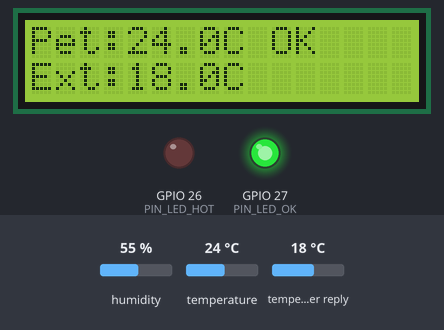
This sketch was run on a simulated ESP32. Parts: 16×2 character LCD, output pins drawn as LEDs (lit = HIGH). The test bench sets the inputs (shaded band); at power-on: temperature 24 °C, humidity 55 %, temperature in the weather reply 18 °C. WiFi joins after 1.5 s; servers stay silent unless stated; web services answer with replies made up by the test bench; what the sketch prints to the serial monitor is not drawn.

Above: at 3.0 s.
3.1 s: temperature set to 18.6 °C
At 5.9 s:
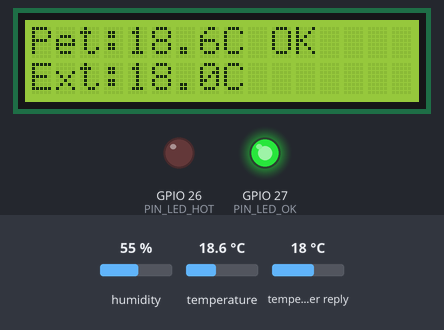
6.5 s: temperature set to 17.4 °C
At 10.9 s:
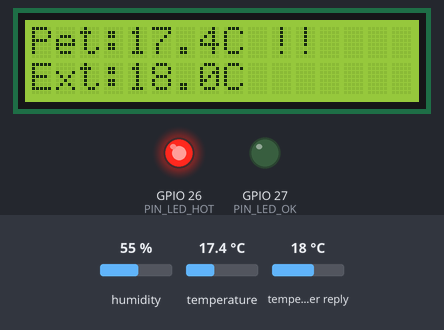
11.5 s: temperature set to 12 °C
At 16.0 s:
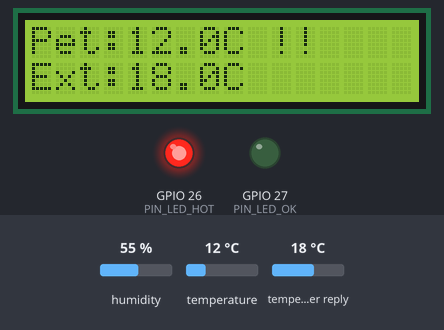
Timing chart, 0 to 17.5 s (numbered marks = the images above; inputs shaded):
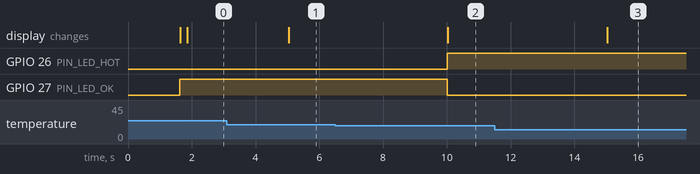

The sketch:

LifePet-GS.ino
```cpp
#include <WiFi.h>
#include <WebServer.h>
#include <HTTPClient.h>
#include <ArduinoJson.h>
#include <DHTesp.h>
#include <LiquidCrystal_I2C.h>

#define WIFI_SSID     "Wokwi-GUEST"
#define WIFI_PASSWORD ""
#define WIFI_CHANNEL  6

#define PIN_DHT      18
#define PIN_LED_HOT  26
#define PIN_LED_OK   27

const float TEMP_MIN = 18.0;
const float TEMP_MAX = 26.0;

const char* WEATHER_URL =
  "https://api.open-meteo.com/v1/forecast"
  "?latitude=-23.5489&longitude=-46.6388"
  "&current=temperature_2m,relativehumidity_2m";

WebServer server(80);
DHTesp dht;
LiquidCrystal_I2C lcd(0x27, 16, 2);

unsigned long ultimaLeituraLocal  = 0;
unsigned long ultimaLeituraExterna = 0;
const unsigned long INTERVALO_LOCAL   = 5000;
const unsigned long INTERVALO_EXTERNO = 30000;

float tempLocal  = 0.0;
float umidLocal  = 0.0;
bool  confortavel = false;

float tempExterna = 0.0;
float umidExterna = 0.0;
bool  dadosExternosOk = false;

const int MAX_HISTORICO = 10;
struct Leitura {
  float temp;
  float umid;
  bool  ok;
};
Leitura historico[MAX_HISTORICO];
int totalLeituras = 0;

String boolStr(bool v) {
  return v ? "true" : "false";
}

void atualizarLCD() {
  lcd.clear();
  lcd.setCursor(0, 0);
  lcd.print("Pet:");
  lcd.print(tempLocal, 1);
  lcd.print("C ");
  lcd.print(confortavel ? "OK" : "!!");
  lcd.setCursor(0, 1);
  lcd.print("Ext:");
  lcd.print(tempExterna, 1);
  lcd.print("C");
}

void lerSensorLocal() {
  TempAndHumidity dados = dht.getTempAndHumidity();

  if (isnan(dados.temperature) || isnan(dados.humidity)) {
    Serial.println("Falha na leitura do sensor local");
    return;
  }

  tempLocal  = dados.temperature;
  umidLocal  = dados.humidity;
  confortavel = (tempLocal >= TEMP_MIN && tempLocal <= TEMP_MAX);

  digitalWrite(PIN_LED_HOT, confortavel ? LOW : HIGH);
  digitalWrite(PIN_LED_OK,  confortavel ? HIGH : LOW);

  int idx = totalLeituras % MAX_HISTORICO;
  historico[idx] = { tempLocal, umidLocal, confortavel };
  totalLeituras++;

  atualizarLCD();

  Serial.print("Local | Temp: ");
  Serial.print(tempLocal, 1);
  Serial.print("C | Umid: ");
  Serial.print(umidLocal, 0);
  Serial.print("% | Status: ");
  Serial.println(confortavel ? "OK" : "ALERTA");
}

void buscarClimaExterno() {
  if (WiFi.status() != WL_CONNECTED) return;

  HTTPClient http;
  http.begin(WEATHER_URL);

  int code = http.GET();

  if (code != 200) {
    Serial.print("Erro API externa: ");
    Serial.println(code);
    http.end();
    return;
  }

  String payload = http.getString();
  http.end();

  DynamicJsonDocument doc(1024);
  DeserializationError err = deserializeJson(doc, payload);

  if (err) {
    Serial.println("Erro ao parsear JSON externo");
    return;
  }

  tempExterna = doc["current"]["temperature_2m"];
  umidExterna = doc["current"]["relativehumidity_2m"];
  dadosExternosOk = true;

  atualizarLCD();

  Serial.print("Externo | Temp: ");
  Serial.print(tempExterna, 1);
  Serial.print("C | Umid: ");
  Serial.print(umidExterna, 0);
  Serial.println("%");
}

void handleStatus() {
  String json = "{";
  json += "\"local\":{";
  json += "\"temperatura\":" + String(tempLocal, 1) + ",";
  json += "\"umidade\":"     + String(umidLocal, 1) + ",";
  json += "\"confortavel\":"  + boolStr(confortavel) + ",";
  json += "\"temp_min\":"    + String(TEMP_MIN, 1) + ",";
  json += "\"temp_max\":"    + String(TEMP_MAX, 1);
  json += "},";
  json += "\"externo\":{";
  json += "\"temperatura\":" + String(tempExterna, 1) + ",";
  json += "\"umidade\":"     + String(umidExterna, 1) + ",";
  json += "\"disponivel\":"  + boolStr(dadosExternosOk);
  json += "}";
  json += "}";

  server.sendHeader("Access-Control-Allow-Origin", "*");
  server.send(200, "application/json", json);
}

void handleHistorico() {
  String json = "[";
  int total = min(totalLeituras, MAX_HISTORICO);

  for (int i = 0; i < total; i++) {
    if (i > 0) json += ",";
    json += "{";
    json += "\"temp\":"  + String(historico[i].temp, 1) + ",";
    json += "\"umid\":"  + String(historico[i].umid, 1) + ",";
    json += "\"ok\":"    + boolStr(historico[i].ok);
    json += "}";
  }

  json += "]";

  server.sendHeader("Access-Control-Allow-Origin", "*");
  server.send(200, "application/json", json);
}

void handleNotFound() {
  server.send(404, "application/json", "{\"erro\":\"rota nao encontrada\"}");
}

void setup() {
  Serial.begin(115200);

  pinMode(PIN_LED_HOT, OUTPUT);
  pinMode(PIN_LED_OK,  OUTPUT);
  digitalWrite(PIN_LED_HOT, LOW);
  digitalWrite(PIN_LED_OK,  LOW);

  lcd.init();
  lcd.backlight();
  lcd.setCursor(0, 0);
  lcd.print("LifePet IoT");
  lcd.setCursor(0, 1);
  lcd.print("Conectando...");

  dht.setup(PIN_DHT, DHTesp::DHT22);

  WiFi.begin(WIFI_SSID, WIFI_PASSWORD, WIFI_CHANNEL);
  Serial.print("Conectando ao WiFi");
  while (WiFi.status() != WL_CONNECTED) {
    unsigned long t = millis();
    while (millis() - t < 100) {}
    Serial.print(".");
  }
  Serial.println();
  Serial.print("IP: ");
  Serial.println(WiFi.localIP());

  lcd.clear();
  lcd.setCursor(0, 0);
  lcd.print("IP:");
  lcd.setCursor(0, 1);
  lcd.print(WiFi.localIP());

  server.on("/api/status",    HTTP_GET, handleStatus);
  server.on("/api/historico", HTTP_GET, handleHistorico);
  server.onNotFound(handleNotFound);
  server.begin();

  Serial.println("Servidor HTTP iniciado");

  lerSensorLocal();
  buscarClimaExterno();
}

void loop() {
  server.handleClient();

  unsigned long agora = millis();

  if (agora - ultimaLeituraLocal >= INTERVALO_LOCAL) {
    ultimaLeituraLocal = agora;
    lerSensorLocal();
  }

  if (agora - ultimaLeituraExterna >= INTERVALO_EXTERNO) {
    ultimaLeituraExterna = agora;
    buscarClimaExterno();
  }
}
```

Measured:
- the behaviour switches between 18 and 17.9 °C on temperature (found by bisection; images 1 and 2)
- after the input at 3.1 s, the display: changes after 1.9 s (image 1)
- after the input at 6.5 s, GPIO 26 (PIN_LED_HOT): LOW → HIGH after 3.5 s; GPIO 27 (PIN_LED_OK): HIGH → LOW after 3.5 s; the display: changes after 3.5 s (image 2)
- after the input at 11.5 s, the display: changes after 3.5 s (image 3)
